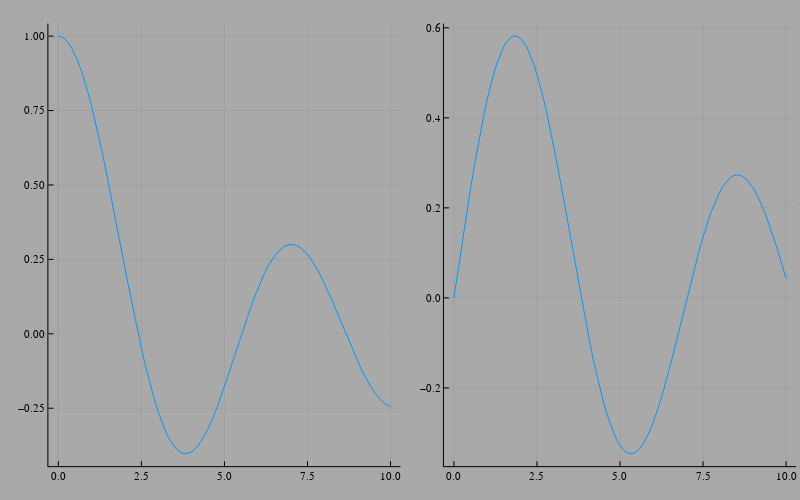

Here is the notebook cell this chart was saved with:
### Markdown cell above
When we consider the complex equivalent of this differential equation we find the solution takes a Hankel form.

### Code cell
x = [i for i in 0:0.1:10]
let P = plot(layout=(1,2), size= (800,500))
    plot!(x, besselj0.(x), background_color="darkgrey", legend=false, subplot=1)
    plot!(x, besselj1.(x), background_color="darkgrey", legend=false, subplot=2)
end

### Figure 1 — Plotly figure (JSON) as saved in the notebook; plotly's stock layout.template omitted (floating-point values rounded to 4 significant figures)
{"data": [{"colorbar": {"title": ""}, "legendgroup": "y1", "line": {"color": "rgba(0, 154, 250, 1.000)", "dash": "solid", "shape": "linear", "width": 1}, "mode": "lines", "name": "y1", "showlegend": true, "type": "scatter", "x": [0, 0.1, 0.2, 0.3, 0.4, 0.5, 0.6, 0.7, 0.8, 0.9, 1, 1.1, 1.2, 1.3, 1.4, 1.5, 1.6, 1.7, 1.8, 1.9, 2, 2.1, 2.2, 2.3, 2.4, 2.5, 2.6, 2.7, 2.8, 2.9, 3, 3.1, 3.2, 3.3, 3.4, 3.5, 3.6, 3.7, 3.8, 3.9, 4, 4.1, 4.2, 4.3, 4.4, 4.5, 4.6, 4.7, 4.8, 4.9, 5, 5.1, 5.2, 5.3, 5.4, 5.5, 5.6, 5.7, 5.8, 5.9, 6, 6.1, 6.2, 6.3, 6.4, 6.5, 6.6, 6.7, 6.8, 6.9, 7, 7.1, 7.2, 7.3, 7.4, 7.5, 7.6, 7.7, 7.8, 7.9, 8, 8.1, 8.2, 8.3, 8.4, 8.5, 8.6, 8.7, 8.8, 8.9, 9, 9.1, 9.2, 9.3, 9.4, 9.5, 9.6, 9.7, 9.8, 9.9, 10], "xaxis": "x1", "y": [1, 0.9975, 0.99, 0.9776, 0.9604, 0.9385, 0.912, 0.8812, 0.8463, 0.8075, 0.7652, 0.7196, 0.6711, 0.6201, 0.5669, 0.5118, 0.4554, 0.398, 0.34, 0.2818, 0.2239, 0.1666, 0.1104, 0.05554, 0.002508, -0.04838, -0.0968, -0.1424, -0.185, -0.2243, -0.2601, -0.2921, -0.3202, -0.3443, -0.3643, -0.3801, -0.3918, -0.3992, -0.4026, -0.4018, -0.3971, -0.3887, -0.3766, -0.361, -0.3423, -0.3205, -0.2961, -0.2693, -0.2404, -0.2097, -0.1776, -0.1443, -0.1103, -0.0758, -0.04121, -0.006844, 0.02697, 0.05992, 0.0917, 0.122, 0.1506, 0.1773, 0.2017, 0.2238, 0.2433, 0.2601, 0.274, 0.2851, 0.2931, 0.2981, 0.3001, 0.2991, 0.2951, 0.2882, 0.2786, 0.2663, 0.2516, 0.2346, 0.2154, 0.1944, 0.1717, 0.1475, 0.1222, 0.09601, 0.06916, 0.04194, 0.01462, -0.01252, -0.03923, -0.06525, -0.09033, -0.1142, -0.1367, -0.1577, -0.1768, -0.1939, -0.209, -0.2218, -0.2323, -0.2403, -0.2459], "yaxis": "y1", "zmax": null, "zmin": null}, {"colorbar": {"title": ""}, "legendgroup": "y2", "line": {"color": "rgba(0, 154, 250, 1.000)", "dash": "solid", "shape": "linear", "width": 1}, "mode": "lines", "name": "y2", "showlegend": true, "type": "scatter", "x": [0, 0.1, 0.2, 0.3, 0.4, 0.5, 0.6, 0.7, 0.8, 0.9, 1, 1.1, 1.2, 1.3, 1.4, 1.5, 1.6, 1.7, 1.8, 1.9, 2, 2.1, 2.2, 2.3, 2.4, 2.5, 2.6, 2.7, 2.8, 2.9, 3, 3.1, 3.2, 3.3, 3.4, 3.5, 3.6, 3.7, 3.8, 3.9, 4, 4.1, 4.2, 4.3, 4.4, 4.5, 4.6, 4.7, 4.8, 4.9, 5, 5.1, 5.2, 5.3, 5.4, 5.5, 5.6, 5.7, 5.8, 5.9, 6, 6.1, 6.2, 6.3, 6.4, 6.5, 6.6, 6.7, 6.8, 6.9, 7, 7.1, 7.2, 7.3, 7.4, 7.5, 7.6, 7.7, 7.8, 7.9, 8, 8.1, 8.2, 8.3, 8.4, 8.5, 8.6, 8.7, 8.8, 8.9, 9, 9.1, 9.2, 9.3, 9.4, 9.5, 9.6, 9.7, 9.8, 9.9, 10], "xaxis": "x2", "y": [0, 0.04994, 0.0995, 0.1483, 0.196, 0.2423, 0.2867, 0.329, 0.3688, 0.4059, 0.4401, 0.4709, 0.4983, 0.522, 0.5419, 0.5579, 0.5699, 0.5778, 0.5815, 0.5812, 0.5767, 0.5683, 0.556, 0.5399, 0.5202, 0.4971, 0.4708, 0.4416, 0.4097, 0.3754, 0.3391, 0.3009, 0.2613, 0.2207, 0.1792, 0.1374, 0.09547, 0.05383, 0.01282, -0.02724, -0.06604, -0.1033, -0.1386, -0.1719, -0.2028, -0.2311, -0.2566, -0.2791, -0.2985, -0.3147, -0.3276, -0.3371, -0.3432, -0.346, -0.3453, -0.3414, -0.3343, -0.3241, -0.311, -0.2951, -0.2767, -0.2559, -0.2329, -0.2081, -0.1816, -0.1538, -0.125, -0.09534, -0.06522, -0.0349, -0.004683, 0.02515, 0.05433, 0.08257, 0.1096, 0.1352, 0.1592, 0.1813, 0.2014, 0.2192, 0.2346, 0.2476, 0.258, 0.2657, 0.2708, 0.2731, 0.2728, 0.2697, 0.2641, 0.2559, 0.2453, 0.2324, 0.2174, 0.2004, 0.1816, 0.1613, 0.1395, 0.1166, 0.09284, 0.06837, 0.04347], "yaxis": "y2", "zmax": null, "zmin": null}], "layout": {"annotations": [], "height": 500, "margin": {"b": 20, "l": 0, "r": 0, "t": 20}, "paper_bgcolor": "rgba(169, 169, 169, 1.000)", "plot_bgcolor": "rgba(169, 169, 169, 1.000)", "showlegend": false, "width": 800, "xaxis1": {"anchor": "y1", "domain": [0.06048, 0.5006], "gridcolor": "rgba(0, 0, 0, 0.100)", "gridwidth": 0.5, "linecolor": "rgba(0, 0, 0, 1.000)", "mirror": false, "range": [-0.3, 10.3], "showgrid": true, "showline": true, "showticklabels": true, "tickangle": 0, "tickcolor": "rgb(0, 0, 0)", "tickfont": {"color": "rgba(0, 0, 0, 1.000)", "family": "sans-serif", "size": 11}, "tickmode": "array", "ticks": "inside", "ticktext": ["0.0", "2.5", "5.0", "7.5", "10.0"], "tickvals": [0, 2.5, 5, 7.5, 10], "title": "", "titlefont": {"color": "rgba(0, 0, 0, 1.000)", "family": "sans-serif", "size": 15}, "type": "-", "visible": true, "zeroline": false, "zerolinecolor": "rgba(0, 0, 0, 1.000)"}, "xaxis2": {"anchor": "y2", "domain": [0.5549, 0.9951], "gridcolor": "rgba(0, 0, 0, 0.100)", "gridwidth": 0.5, "linecolor": "rgba(0, 0, 0, 1.000)", "mirror": false, "range": [-0.3, 10.3], "showgrid": true, "showline": true, "showticklabels": true, "tickangle": 0, "tickcolor": "rgb(0, 0, 0)", "tickfont": {"color": "rgba(0, 0, 0, 1.000)", "family": "sans-serif", "size": 11}, "tickmode": "array", "ticks": "inside", "ticktext": ["0.0", "2.5", "5.0", "7.5", "10.0"], "tickvals": [0, 2.5, 5, 7.5, 10], "title": "", "titlefont": {"color": "rgba(0, 0, 0, 1.000)", "family": "sans-serif", "size": 15}, "type": "-", "visible": true, "zeroline": false, "zerolinecolor": "rgba(0, 0, 0, 1.000)"}, "yaxis1": {"anchor": "x1", "domain": [0.0301, 0.9921], "gridcolor": "rgba(0, 0, 0, 0.100)", "gridwidth": 0.5, "linecolor": "rgba(0, 0, 0, 1.000)", "mirror": false, "range": [-0.4446, 1.042], "showgrid": true, "showline": true, "showticklabels": true, "tickangle": 0, "tickcolor": "rgb(0, 0, 0)", "tickfont": {"color": "rgba(0, 0, 0, 1.000)", "family": "sans-serif", "size": 11}, "tickmode": "array", "ticks": "inside", "ticktext": ["−0.25", "0.00", "0.25", "0.50", "0.75", "1.00"], "tickvals": [-0.25, 0, 0.25, 0.5, 0.75, 1], "title": "", "titlefont": {"color": "rgba(0, 0, 0, 1.000)", "family": "sans-serif", "size": 15}, "type": "-", "visible": true, "zeroline": false, "zerolinecolor": "rgba(0, 0, 0, 1.000)"}, "yaxis2": {"anchor": "x2", "domain": [0.0301, 0.9921], "gridcolor": "rgba(0, 0, 0, 0.100)", "gridwidth": 0.5, "linecolor": "rgba(0, 0, 0, 1.000)", "mirror": false, "range": [-0.3738, 0.6093], "showgrid": true, "showline": true, "showticklabels": true, "tickangle": 0, "tickcolor": "rgb(0, 0, 0)", "tickfont": {"color": "rgba(0, 0, 0, 1.000)", "family": "sans-serif", "size": 11}, "tickmode": "array", "ticks": "inside", "ticktext": ["−0.2", "0.0", "0.2", "0.4", "0.6"], "tickvals": [-0.2, 0, 0.2, 0.4, 0.6], "title": "", "titlefont": {"color": "rgba(0, 0, 0, 1.000)", "family": "sans-serif", "size": 15}, "type": "-", "visible": true, "zeroline": false, "zerolinecolor": "rgba(0, 0, 0, 1.000)"}}}
